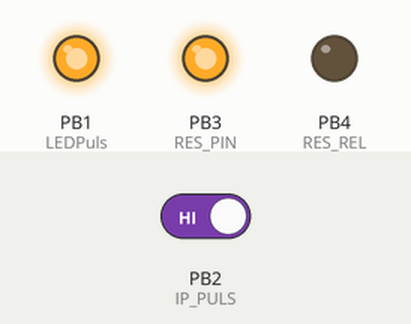
A sketch run on a simulated ATtiny85, built with avr-gcc and run on an emulated ATtiny85. Shown: output pins drawn as LEDs (lit = HIGH). Dashed ring = blinking. The inputs (shaded band) are chosen by the test bench; at power-on: PB2 (IP_PULS) HIGH.

Above: at 0.1 s.
4.3 s: PB2 (IP_PULS) driven HIGH
At 6.6 s:
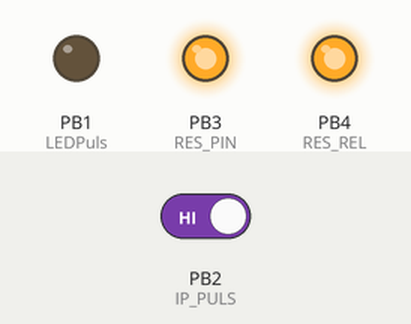
7.0 s: PB2 (IP_PULS) driven LOW
At 10.8 s:
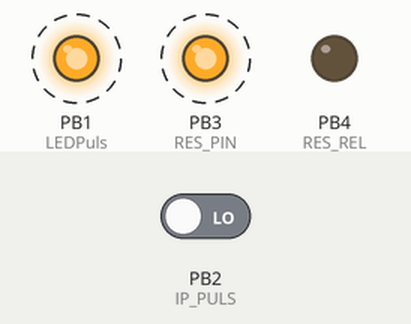
Timing chart, 0 to 16.0 s (numbered marks = the images above; inputs shaded):
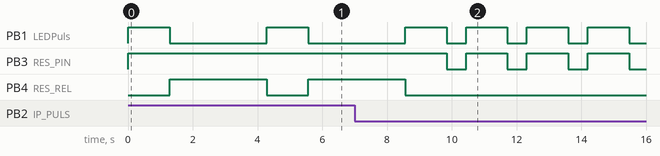

Measured:
- after the input at 7.0 s, PB1 (LEDPuls): alternates HIGH for 1.3 s and LOW for 0.60 s, starting after 3.4 s; PB3 (RES_PIN): alternates HIGH for 1.3 s and LOW for 0.60 s, starting after 2.8 s; PB4 (RES_REL): goes on until 8.6 s, then stays LOW

The sketch:

EntrySysWDT.ino
```cpp
/* started on 14Jan2020 - by Michael

Commands from RASPI
* serial commands no available now

Pulse from Entry Mini (Pin 13)
* decoding with ATTiny and Reset Entry Mini with RESET-PIN or power off with relais
* pulse length low:  1,5 sec
* pulse length high: 0,5 sec WDT is runnig
*                   RESET:
*                    > 2 sec LOW or > 1 sec HIGH --> Pin
*                    > 10 sec                    --> Relais
*
* last changes on 19.01.2020 by Michael Muehl
* changed: add externel watch dog with ATTiny
*/
#define Version "1.0"

#include <Arduino.h>

// Pin Assinements ATTiny x5 -------
#define IP_PULS 2   // [ATTiny 2 / Nano 2] input - watch dog pulse ()
#define IP_SERI 0   // [ATTiny 0 / Nano 3] input - Serial (RS232)

#define RES_REL 4   // [ATTiny 4 / Nano 8] output - reset over relais
#define RES_PIN 3   // [ATTiny 3 / Nano 9] output - reset over pin
#define LEDPuls 1   // [ATTiny 1 / Nano 10] output - puls shown with LED

#define PulsScan  1 // scan every 16,5ms
#define PulsHigh 30 // =495ms / PulsScan
#define PulsLow  91 // =1500ms / PulsScan
#define PulsTol  32 // tolerance + pulses

#define PulsReset 600 // = 9900 / PulsScan
#define maxNOPuls 625 // =~ 10313 / PulsScan

// VARIABLES
unsigned int wdTimeL =  0;  // count puls for high
unsigned int wdTimeH =  0;  // count puls for low
unsigned int wdtCount = 0;  // count periode
// time Control
unsigned long prev;         // ms previus time
boolean valN;               // new input value
boolean valO;               // old input value

int ledStatus =LOW;         // Status für die Blink-LED

void setup() {
  pinMode(RES_REL, OUTPUT);
  pinMode(RES_PIN, OUTPUT);
  pinMode(LEDPuls, OUTPUT);

  digitalWrite(RES_REL, LOW);
  digitalWrite(RES_PIN, HIGH);
  digitalWrite(LEDPuls, HIGH);

  prev = millis();
}

// PROGRAM --------------------------------------
void loop() {
  if ((millis() - prev) >= PulsScan) {
    if (!digitalRead(RES_PIN)) wdtCount =0;
    if (!digitalRead(LEDPuls)) digitalWrite(LEDPuls, HIGH);
    prev = millis();
    valN = digitalRead(IP_PULS);
    if (valN == LOW) {
      ++wdTimeL;
    } else {
      ++wdTimeH;
    }
    if (valN == LOW && valO == HIGH) {
      digitalWrite(LEDPuls, LOW);
      if (wdtCount > 5 && (wdTimeL > PulsLow + PulsTol || wdTimeH > PulsHigh + PulsTol)) {
        digitalWrite(RES_PIN, LOW);
        delay(PulsReset);
        digitalWrite(RES_PIN, HIGH);
        wdtCount = 0;
      }
      wdTimeL = 0;
      wdTimeH = 0;
      ++wdtCount;
    }
    valO = valN;
  }
  if (wdTimeL > maxNOPuls) {
    digitalWrite(LEDPuls, LOW);
    digitalWrite(RES_PIN, LOW);
    delay(PulsReset);
    digitalWrite(RES_PIN, HIGH);
    wdTimeL = 0;
    wdTimeH = 0;
    wdtCount = 0;
  }
  if (wdTimeH > maxNOPuls) {
    digitalWrite(LEDPuls, LOW);
    digitalWrite(RES_REL, HIGH);
    delay(PulsReset * 5);
    digitalWrite(RES_REL, LOW);
    wdTimeL = 0;
    wdTimeH = 0;
    wdtCount = 0;
  }
}
```
